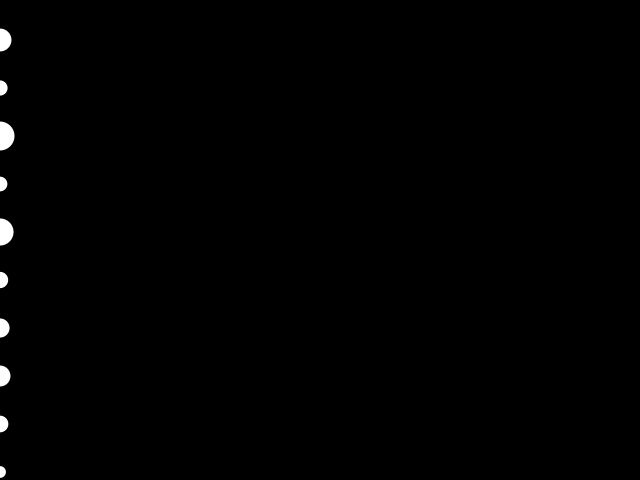
Frame 1 (no input)
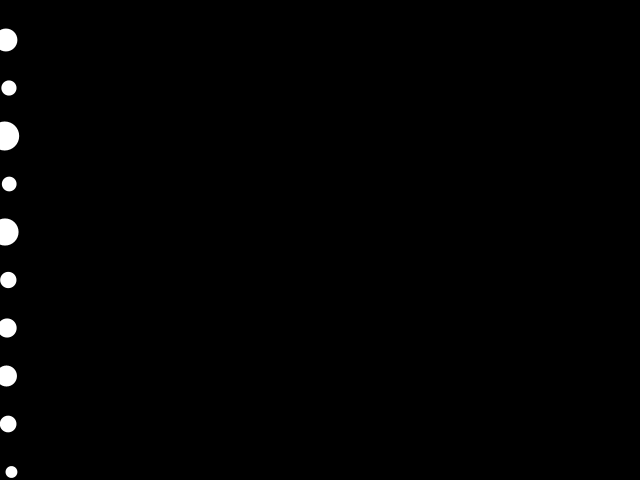
Frame 60 (the mouse pressed at the canvas centre just before this capture)
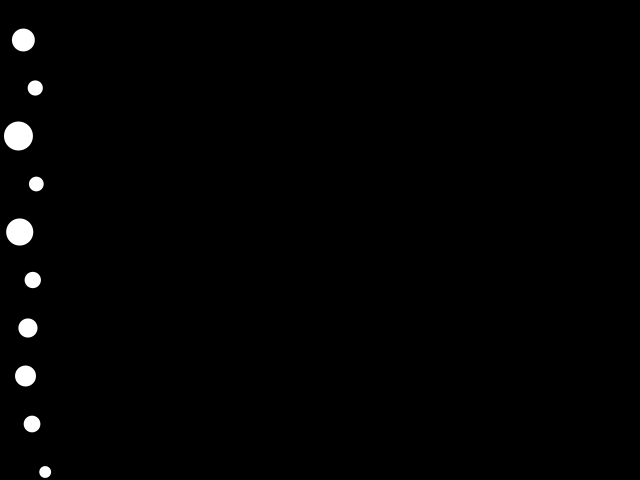
Frame 120 (the mouse held since frame 60 and released just before this capture)

The Processing sketch that drew these frames (run headless with seeded random() and noise(); from frame 60 on, the mouse is pressed at the canvas centre):

// Processing sketch: inclass_force
// ── inclass_force.pde
Mover[] movers = new Mover[10];

void setup() {
  size(640, 480);
  noStroke();
  //m = new Mover(width/2, 0, 30);

  for (int i=0; i<movers.length; i++) {
    //movers[i] = new Mover(10+i*width/10, height/2, random(10, 40));
    movers[i] = new Mover(0, 40+i*height/10, random(10, 30));
  }
}

void draw() {
  background(0);

  for (Mover m : movers) {
    //PVector gravity = new PVector(0, .1*m.mass);
    //m.applyForce(gravity);
    PVector wind = new PVector(.1, 0);
    m.applyForce(wind);
    PVector friction = m.vel.copy();
    float c = .08;
    friction.mult(-1);
    friction.normalize();

    if (m.pos.x<width/3 && m.pos.x>0) {
      friction.mult(c/3);
    } else if (m.pos.x<width/3*2 && m.pos.x>width/3) {
      friction.mult(-c);
    } else {
      friction.mult(c*4);
    }
    m.applyForce(friction);

    m.update();
    m.checkEdges();
    m.display();
  }
}

// ── Mover.pde
class Mover {
  PVector pos, vel, acc;
  float mass;

  Mover(float x, float y, float _mass) {
    pos = new PVector(x, y);
    vel = new PVector(0, 0);
    acc = new PVector(0, 0);
    mass = _mass;
  }

  void applyForce(PVector force) {
    PVector f = PVector.div(force, mass);
    //force.div(mass);
    acc.add(f);
  }

  void update() {
    vel.add(acc);
    pos.add(vel);
    acc.mult(0);
  }

  void checkEdges() {
    if (pos.x>width) {
      //vel.x *= -1;
      pos.x = width;
    }
    if (pos.x<0) {
      vel.x *= -1;
      pos.x = 0;
    }
    if (pos.y>height) {
      vel.y *= -1;
      pos.y = height;
    }
  }

  void display() {
    fill(255);
    ellipse(pos.x, pos.y, mass, mass);
  }
}
